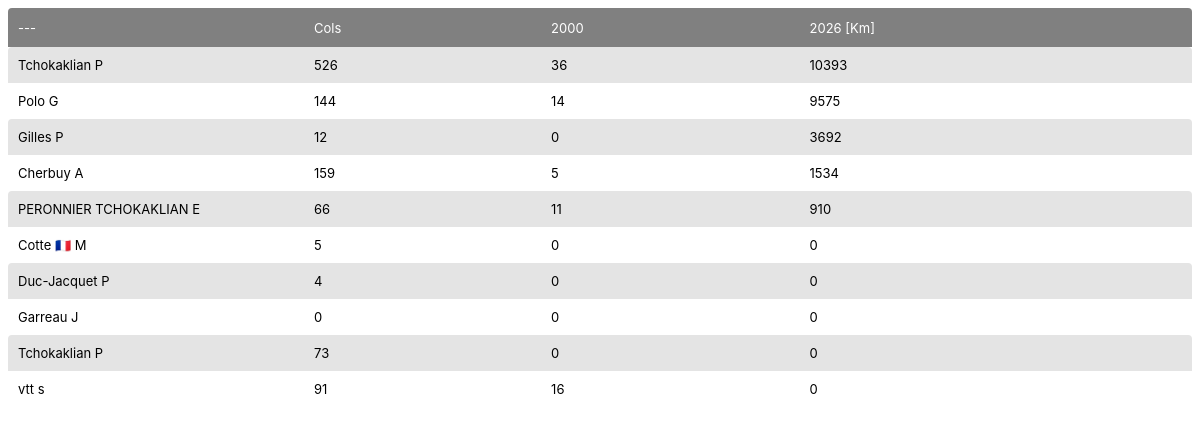
Page /m_stat_list/ on the earlier database version.
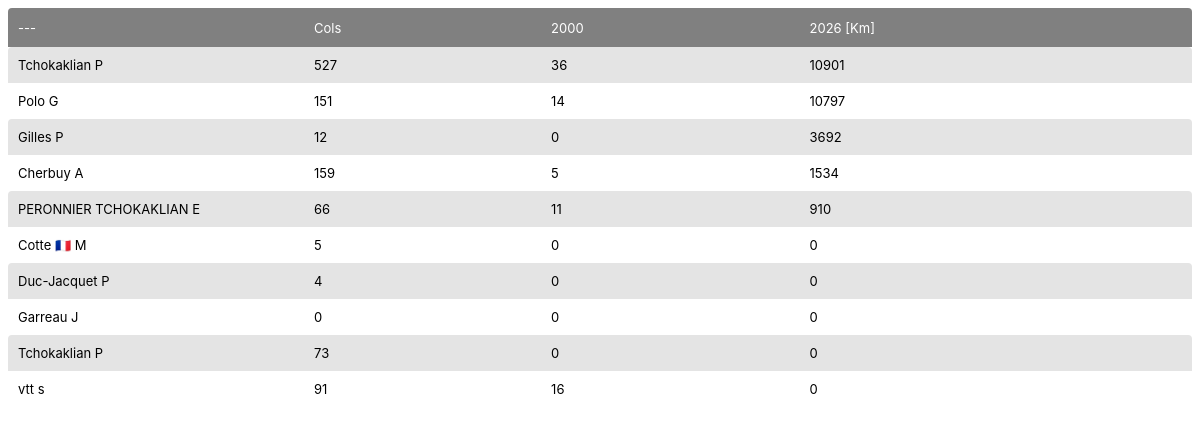
Same page on the later database version.
### myapp/models.py (models this page shows, shortened)
class User_dashboard(models.Model):
	id = models.IntegerField(auto_created=True,  primary_key=True)
	strava_user_id = models.IntegerField(null=True)
	col_count = models.IntegerField(null=True)
	col2000_count = models.IntegerField(null=True)
	bike_year_km  = models.IntegerField(null=True)
	run_year_km  = models.IntegerField(null=True)
	km4s = models.IntegerField(null=True)
	den4s = models.IntegerField(null=True)
	def get_nom_initiale(self):
		ret = 'Not Found'
		if self.strava_user_id != None:
			all_strava_user=Strava_user.objects.filter(strava_user_id = self.strava_user_id)
			strava_user = all_strava_user[0].strava_user
			authuserlist = User.objects.filter(username=strava_user)
			last = authuserlist[0].last_name
			first = authuserlist[0].first_name
			if first:
				ret = f"{last} {first[0]}"
			else:
				ret = last
		return ret

class Strava_user(models.Model):
	id = models.IntegerField(auto_created=True,  primary_key=True)
	strava_user_id = models.IntegerField(null=True)
	strava_user = models.CharField(max_length=100, default="-")
	first_name = models.CharField(max_length=100, default="-")
	last_name = models.CharField(max_length=100, default="-")
	token_type = models.CharField(max_length=100, default="-")
	access_token = models.CharField(max_length=100, default="-")
	refresh_token = models.CharField(max_length=100, default="-")
	expire_at = models.IntegerField(null=True)
	city = models.CharField(max_length=50, null=True)
	country = models.CharField(max_length=50, null=True)
	sex = models.CharField(max_length=100, null=True)

### myapp/views.py (the view)
# urls.py: path('stat_list/',StatListView.as_view(), name = 'stat_list'),
class StatListView(MobileTemplateMixin, generic.ListView):
    model = User_dashboard
    context_object_name = 'stat_list'               # your own name for the list as a template
    template_name = "stat_list.html"                # Specify your own template name/location
    def get_queryset(self):
        qsOk = User_dashboard.objects.all().order_by('-bike_year_km')
        return qsOk

### myapp/views.py (called while the page is built)
    def is_mobile(self):
        if getattr(self, "force_mobile", False):
            return True
        if self.kwargs.get("force_mobile"):
            return True
        return is_mobile_user_agent(self.request)

    def _mobile_template_name(self, template_name):
        if "/" in template_name:
            head, tail = template_name.rsplit("/", 1)
            return f"{head}/{self.mobile_prefix}{tail}"
        return f"{self.mobile_prefix}{template_name}"

    def get_template_names(self):
        names = super().get_template_names()
        if self.is_mobile():
            mobile_names = [self._mobile_template_name(name) for name in names]
            return mobile_names + names
        return names

    def get_context_data(self, **kwargs):
        context = super().get_context_data(**kwargs)
        if self.is_mobile() and getattr(self, "context_object_name", None):
            mobile_key = f"m_{self.context_object_name}"
            context.setdefault(mobile_key, context.get(self.context_object_name))
        return context

### myapp/templates/m_stat_list.html (shortened to what this page needs)
<!doctype html>
<html lang="en">
<head>
    {% load static %}
    <link rel="stylesheet" href="{% static 'css/grid.css' %}">
</head>
<body>
{% block content %}
  {% if m_stat_list %}
  <font size="2" face="verdana" >
  <table id = "myTable" width="100%" class="sortable n-last" >
    <thead>
      <tr>
        <th style="width:25%">---</th>
        <th>Cols</th>
        <th>2000</th>
        <th>{% now "Y" %} [km]</th>
      </tr>
    </thead>
    <tbody>
    {% for stat in m_stat_list %}
      {% if stat.get_nom_initiale != "Not Found" %}
      <tr>
        <td align="left" style="width:25%">
          {{stat.get_nom_initiale }}
        </td>
        <td align="left">
          {{stat.col_count }}
        </td>
        <td align="left">
          {{stat.col2000_count }}
        </td>
        <td align="left">
          {{stat.bike_year_km }}
         </td>
      </tr>
    {% endif %}
    {% endfor %}
  </tbody>
  </table>
  </font>
  {% else %}
    <p>There is no Stats in the Database.</p>
  {% endif %}
{% endblock %}
</body>
</html>

Differences in the rows shown:
removed User_dashboard: get_nom_initiale "Tchokaklian P", col_count "526", col2000_count "36", bike_year_km "10393"
added User_dashboard: get_nom_initiale "Tchokaklian P", col_count "527", col2000_count "36", bike_year_km "10901"
changed User_dashboard "Polo G": col_count "144" → "151"; bike_year_km "9575" → "10797"
